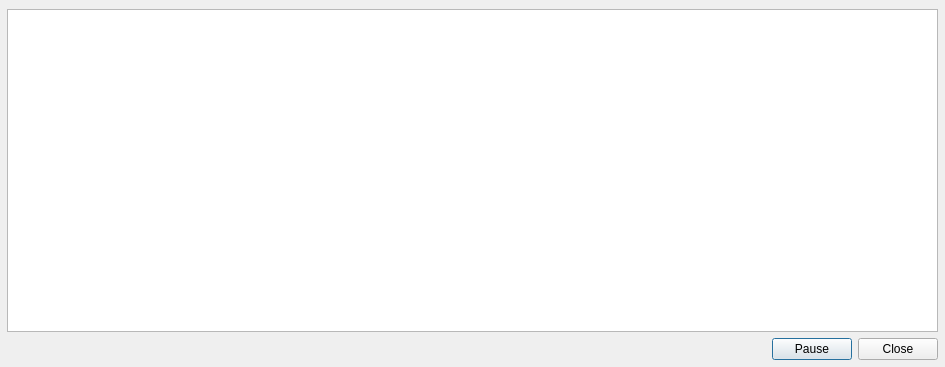
<?xml version="1.0" encoding="UTF-8"?>
<ui version="4.0">
 <class>debugDialog</class>
 <widget class="QDialog" name="debugDialog">
  <property name="geometry">
   <rect>
    <x>0</x>
    <y>0</y>
    <width>945</width>
    <height>367</height>
   </rect>
  </property>
  <property name="windowTitle">
   <string>Debug Window</string>
  </property>
  <widget class="QWidget" name="verticalLayoutWidget">
   <property name="geometry">
    <rect>
     <x>7</x>
     <y>9</y>
     <width>931</width>
     <height>351</height>
    </rect>
   </property>
   <layout class="QVBoxLayout" name="verticalLayout">
    <item>
     <widget class="QTextEdit" name="textEdit">
      <property name="font">
       <font>
        <pointsize>9</pointsize>
       </font>
      </property>
     </widget>
    </item>
    <item>
     <layout class="QHBoxLayout" name="horizontalLayout">
      <item>
       <spacer name="horizontalSpacer">
        <property name="orientation">
         <enum>Qt::Horizontal</enum>
        </property>
        <property name="sizeHint" stdset="0">
         <size>
          <width>40</width>
          <height>20</height>
         </size>
        </property>
       </spacer>
      </item>
      <item>
       <widget class="QPushButton" name="Pause">
        <property name="text">
         <string>Pause</string>
        </property>
       </widget>
      </item>
      <item>
       <widget class="QPushButton" name="Close">
        <property name="text">
         <string>Close</string>
        </property>
       </widget>
      </item>
     </layout>
    </item>
   </layout>
  </widget>
 </widget>
 <resources/>
 <connections/>
</ui>
